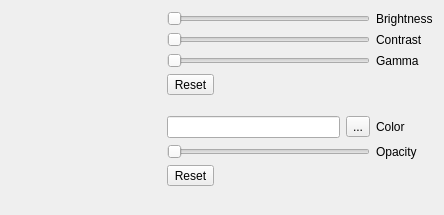
<?xml version="1.0" encoding="UTF-8"?>
<ui version="4.0">
 <class>Dialog</class>
 <widget class="QDialog" name="Dialog">
  <property name="geometry">
   <rect>
    <x>0</x>
    <y>0</y>
    <width>444</width>
    <height>215</height>
   </rect>
  </property>
  <property name="windowTitle">
   <string>Image Manipulation</string>
  </property>
  <layout class="QHBoxLayout" name="horizontalLayout_4">
   <item>
    <widget class="QWidget" name="display" native="true">
     <property name="minimumSize">
      <size>
       <width>150</width>
       <height>150</height>
      </size>
     </property>
    </widget>
   </item>
   <item>
    <layout class="QVBoxLayout" name="verticalLayout">
     <item>
      <layout class="QGridLayout" name="gridLayout">
       <item row="0" column="0">
        <widget class="QSlider" name="brightness">
         <property name="minimumSize">
          <size>
           <width>200</width>
           <height>0</height>
          </size>
         </property>
         <property name="orientation">
          <enum>Qt::Horizontal</enum>
         </property>
        </widget>
       </item>
       <item row="0" column="1">
        <widget class="QLabel" name="label1">
         <property name="text">
          <string>Brightness</string>
         </property>
        </widget>
       </item>
       <item row="1" column="0">
        <widget class="QSlider" name="contrast">
         <property name="orientation">
          <enum>Qt::Horizontal</enum>
         </property>
        </widget>
       </item>
       <item row="1" column="1">
        <widget class="QLabel" name="label2">
         <property name="text">
          <string>Contrast</string>
         </property>
        </widget>
       </item>
       <item row="2" column="0">
        <widget class="QSlider" name="gamma">
         <property name="orientation">
          <enum>Qt::Horizontal</enum>
         </property>
        </widget>
       </item>
       <item row="2" column="1">
        <widget class="QLabel" name="label3">
         <property name="text">
          <string>Gamma</string>
         </property>
        </widget>
       </item>
       <item row="3" column="0">
        <layout class="QHBoxLayout" name="horizontalLayout">
         <item>
          <widget class="QToolButton" name="reset">
           <property name="text">
            <string>Reset</string>
           </property>
          </widget>
         </item>
         <item>
          <spacer name="horizontalSpacer">
           <property name="orientation">
            <enum>Qt::Horizontal</enum>
           </property>
           <property name="sizeHint" stdset="0">
            <size>
             <width>40</width>
             <height>20</height>
            </size>
           </property>
          </spacer>
         </item>
        </layout>
       </item>
       <item row="4" column="0">
        <spacer name="space">
         <property name="orientation">
          <enum>Qt::Vertical</enum>
         </property>
         <property name="sizeType">
          <enum>QSizePolicy::Fixed</enum>
         </property>
         <property name="sizeHint" stdset="0">
          <size>
           <width>20</width>
           <height>15</height>
          </size>
         </property>
        </spacer>
       </item>
       <item row="5" column="0">
        <layout class="QHBoxLayout" name="horizontalLayout_3">
         <item>
          <widget class="QLineEdit" name="color"/>
         </item>
         <item>
          <widget class="QToolButton" name="choose_color">
           <property name="text">
            <string>...</string>
           </property>
          </widget>
         </item>
        </layout>
       </item>
       <item row="5" column="1">
        <widget class="QLabel" name="label4">
         <property name="text">
          <string>Color</string>
         </property>
        </widget>
       </item>
       <item row="6" column="0">
        <widget class="QSlider" name="opacity">
         <property name="minimum">
          <number>0</number>
         </property>
         <property name="maximum">
          <number>100</number>
         </property>
         <property name="orientation">
          <enum>Qt::Horizontal</enum>
         </property>
        </widget>
       </item>
       <item row="6" column="1">
        <widget class="QLabel" name="label5">
         <property name="text">
          <string>Opacity</string>
         </property>
        </widget>
       </item>
       <item row="7" column="0">
        <layout class="QHBoxLayout" name="horizontalLayout_2">
         <item>
          <widget class="QToolButton" name="reset_color">
           <property name="text">
            <string>Reset</string>
           </property>
          </widget>
         </item>
         <item>
          <spacer name="horizontalSpacer_2">
           <property name="orientation">
            <enum>Qt::Horizontal</enum>
           </property>
           <property name="sizeHint" stdset="0">
            <size>
             <width>40</width>
             <height>20</height>
            </size>
           </property>
          </spacer>
         </item>
        </layout>
       </item>
      </layout>
     </item>
     <item>
      <spacer name="verticalSpacer">
       <property name="orientation">
        <enum>Qt::Vertical</enum>
       </property>
       <property name="sizeHint" stdset="0">
        <size>
         <width>20</width>
         <height>40</height>
        </size>
       </property>
      </spacer>
     </item>
    </layout>
   </item>
  </layout>
 </widget>
 <resources/>
 <connections/>
</ui>
